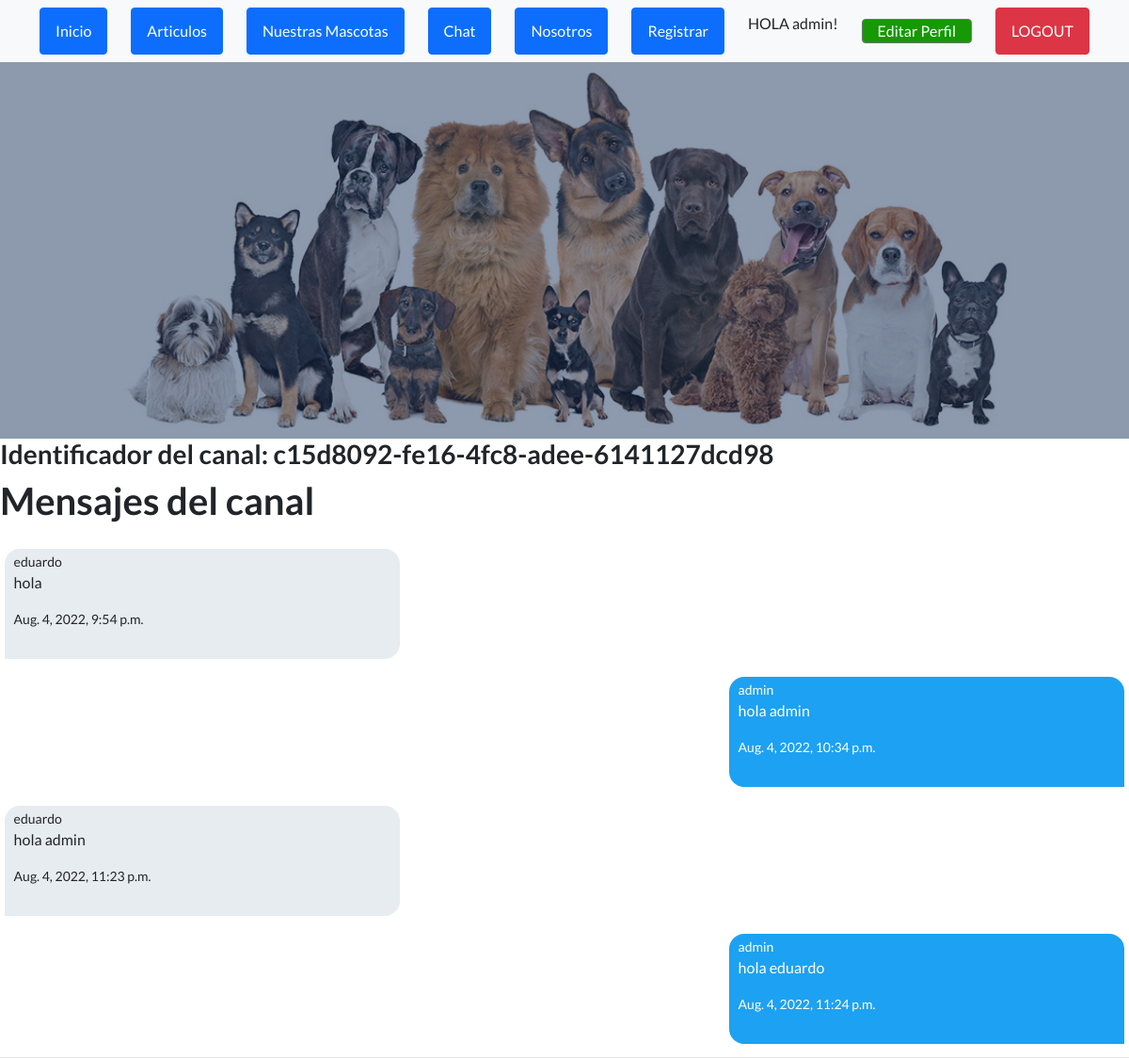
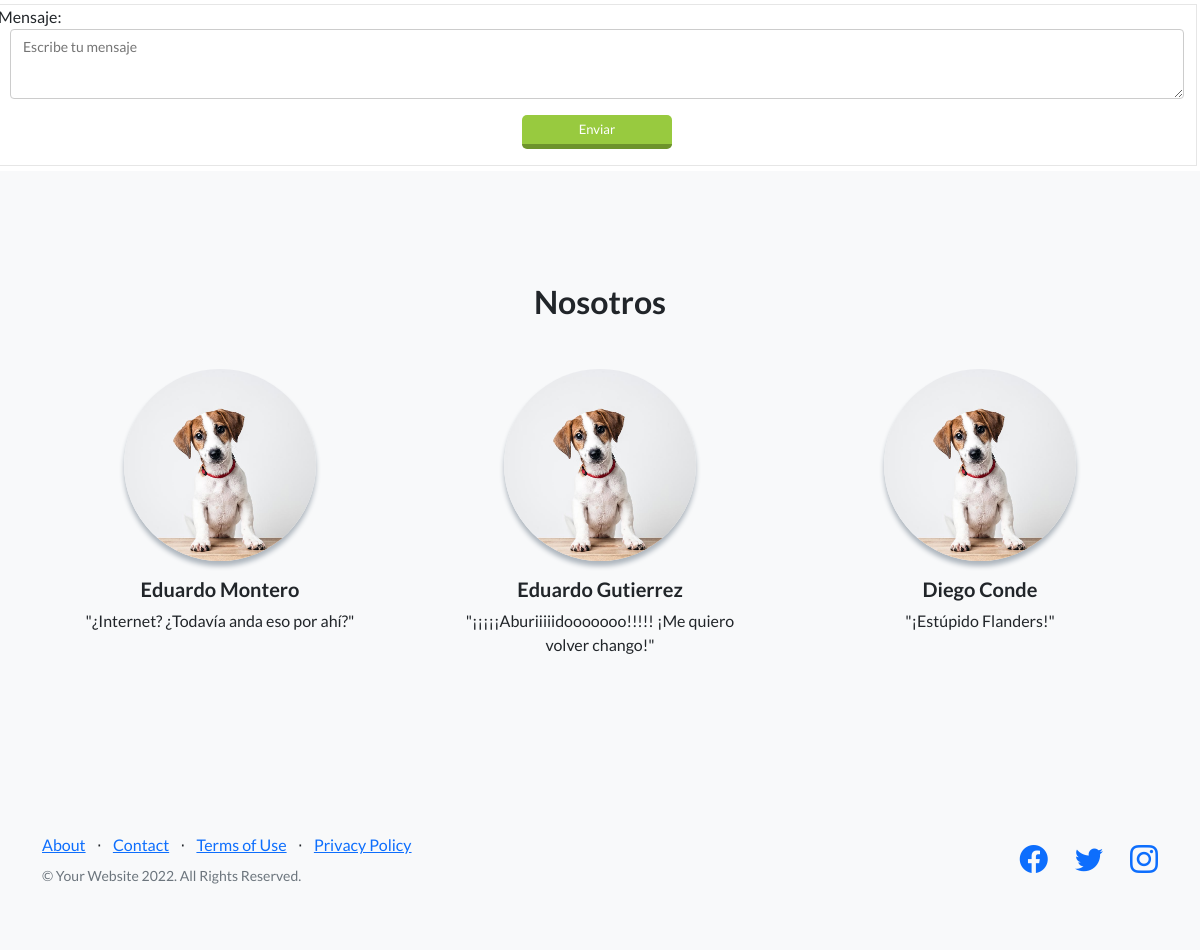
Screenshot of /canal/c15d8092fe164fc8adee6141127dcd98 (signed in) with the database file from the repository (2 pictures, top to bottom).
### Dm/models.py (models this page shows)
class ModelBase(models.Model):
	id = models.UUIDField(default=uuid.uuid4, primary_key=True, db_index=True, editable=False)
	tiempo = models.DateTimeField(auto_now_add=True)
	actualizar = models.DateTimeField(auto_now=True)
	class Meta:
		abstract = True

class Canal(ModelBase):
	usuarios = models.ManyToManyField(User, blank=True, through=CanalUsuario)
	objects = CanalManager()

class CanalMensaje(ModelBase):
	canal   = models.ForeignKey("Canal", on_delete=models.CASCADE)
	usuario = models.ForeignKey(User, on_delete=models.CASCADE)
	texto =  models.TextField()

### Dm/views.py (the view)
class CanalDetailView(LoginRequiredMixin, CanalFormMixin, DetailView):
	template_name= 'Dm/canal_detail.html'
	queryset = Canal.objects.all()
	def get_context_data(self, *args, **kwargs):
		context = super().get_context_data(*args, **kwargs)
		obj = context['object']
		print(obj)
		context['si_canal_mienbro'] = self.request.user in obj.usuarios.all()
		return context

### Dm/forms.py
class FormMensajes(forms.Form):
	mensaje = forms.CharField(widget=forms.Textarea(attrs = {
			"class": "formulario_ms",
			"placeholder":"Escribe tu mensaje"
		}))

### Dm/templates/Dm/canal_detail.html (shortened to what this page needs)
{% extends 'App/padre.html' %}
{% block cambia %}
	<h3>Identificador del canal: {{object.id}}</h3>
	<h1>Mensajes del canal</h1>
	<div id="contenedor_ms">
	{% for mensaje in object.canalmensaje_set.all %}
		<div class="div_ms {% if request.user == mensaje.usuario %}mis_mensajes
		{% else %} tus_mensajes{% endif %}">
			<small>{{mensaje.usuario}}</small>
			<p>{{mensaje.texto}}</p>
			<small>{{mensaje.tiempo}}</small>
		</div>
	{% endfor %}
	</div>
	<div class="div_form_ms">
		<form id="form_submit" action="{{ request.path }}" method="POST">
			{{form.as_p}}
			<button type="submit" class="btn_enviar">
				Enviar
			</button>
	</form>
	</div>
{% endblock %}

### App/templates/App/padre.html (shortened to what this page needs)
<!DOCTYPE html>
<html lang="en">
    <head>
        {% load static %}
        <link href="https://cdn.jsdelivr.net/npm/bootstrap-icons@1.5.0/font/bootstrap-icons.css" rel="stylesheet" type="text/css" />
        <link href="{% static 'App/css/styles.css'%}" rel="stylesheet" />
    </head>
    <body>
        <nav class="navbar navbar-light bg-light static-top">
            <div class="container">
                <a class="btn btn-primary" href="{% url 'Inicio' %}">Inicio</a>
                <a class="btn btn-primary" href="{% url 'Inicio' %}">Articulos</a>
                <a class="btn btn-primary" href="{% url 'nuestrasmascotas' %}">Nuestras Mascotas</a>
                <a class="btn btn-primary" href="{% url 'inbox' %}">Chat</a>
                <a class="btn btn-primary" href="{% url 'Nosotros' %}">Nosotros</a>
                <a class="btn btn-primary" href="{% url 'register' %}">Registrar</a>
                {% if not request.user.is_authenticated %}
                <a class="btn btn-danger" href="{% url 'login' %}">LOGIN</a>
                {% else %}
                <p> HOLA {{ request.user.username }}!</p>
                <a class="btn btn-crud-editar_perfil" href="{% url 'editarperfil' %}">Editar Perfil</a>
                <a class="btn btn-danger" href="{% url 'logout' %}">LOGOUT</a>
                {% endif %}
            </div>
        </nav>
        <header class="masthead">
            <div class="container position-relative">
                <div class="row justify-content-center">
                    <div class="col-xl-6">
                    </div>
                </div>
            </div>
        </header>
        {% block cambia %}
        {% endblock %}
        <section class="testimonials text-center bg-light">
            <div class="container">
                <h2 class="mb-5">Nosotros</h2>
                <div class="row">
                    <div class="col-lg-4">
                        <div class="testimonial-item mx-auto mb-5 mb-lg-0">
                            <img class="img-fluid rounded-circle mb-3" src="/mascotas/perro_uRommvI.jpg" alt="..." />
                            <h5>Eduardo Montero</h5>
                            <p class="font-weight-light mb-0">"¿Internet? ¿Todavía anda eso por ahí?"</p>
                        </div>
                    </div>
                    <div class="col-lg-4">
                        <div class="testimonial-item mx-auto mb-5 mb-lg-0">
                            <img class="img-fluid rounded-circle mb-3" src="/mascotas/perro_uRommvI.jpg" alt="..." />
                            <h5>Eduardo Gutierrez</h5>
                            <p class="font-weight-light mb-0">"¡¡¡¡¡Aburiiiiidooooooo!!!!! ¡Me quiero volver chango!"</p>
                        </div>
                    </div>
                    <div class="col-lg-4">
                        <div class="testimonial-item mx-auto mb-5 mb-lg-0">
                            <img class="img-fluid rounded-circle mb-3" src="/mascotas/perro_uRommvI.jpg" alt="..." />
                            <h5>Diego Conde</h5>
                            <p class="font-weight-light mb-0">"¡Estúpido Flanders!"</p>
                        </div>
                    </div>
                </div>
            </div>
        </section>
        <footer class="footer bg-light">
            <div class="container">
                <div class="row">
                    <div class="col-lg-6 h-100 text-center text-lg-start my-auto">
                        <ul class="list-inline mb-2">
                            <li class="list-inline-item"><a href="#!">About</a></li>
                            <li class="list-inline-item">⋅</li>
                            <li class="list-inline-item"><a href="#!">Contact</a></li>
                            <li class="list-inline-item">⋅</li>
                            <li class="list-inline-item"><a href="#!">Terms of Use</a></li>
                            <li class="list-inline-item">⋅</li>
                            <li class="list-inline-item"><a href="#!">Privacy Policy</a></li>
                        </ul>
                        <p class="text-muted small mb-4 mb-lg-0">&copy; Your Website 2022. All Rights Reserved.</p>
                    </div>
                    <div class="col-lg-6 h-100 text-center text-lg-end my-auto">
                        <ul class="list-inline mb-0">
                            <li class="list-inline-item me-4">
                                <a href="#!"><i class="bi-facebook fs-3"></i></a>
                            </li>
                            <li class="list-inline-item me-4">
                                <a href="#!"><i class="bi-twitter fs-3"></i></a>
                            </li>
                            <li class="list-inline-item">
                                <a href="#!"><i class="bi-instagram fs-3"></i></a>
                            </li>
                        </ul>
                    </div>
                </div>
            </div>
        </footer>
    </body>
</html>

### Dm/templates/Dm/canal_detail.html (style rules this page uses)
#contenedor_ms { width: 100%; height: calc(70vh); margin: 5px 0; overflow-y: auto; border-bottom: 1px solid #e6e6e6; background: #fff; }
.div_ms { margin: 1.2rem auto; width: 35%; padding: 0.2rem 0.6rem 02rem 0.6rem; }
.mis_mensajes { margin-right: 5px; background-color:rgb(29, 161, 242); color: #fff; border-bottom-left-radius: 16px; border-top-left-radius: 16px; border-top-right-radius: 16px; }
.tus_mensajes { background: rgb(230, 236, 240); margin-left: 5px; border-bottom-right-radius: 16px; border-top-left-radius: 16px; border-top-right-radius: 16px; }
.div_form_ms { width: 100%; margin-top: 5px; margin-bottom: 5px; margin-left: -3px; border:1px solid #e6e6e6; }
#id_mensaje { display: block; padding: 6px 12px; margin-left: 1%; margin-right: 1%; width: 98%; min-width: 98%; max-width: 98%; height: 70px; min-height: 70px; max-height: 70px; box-sizing: border-box; font-size: 14px; color: #333; border:1px solid #ccc; border-radius: 4px; }
.btn_enviar { background: #98ca3f; color: #fff; padding: 5px 10px; border-radius: 5px; border:none; outline: none; border-bottom: 5px solid #6d932b; width: 150px; cursor: pointer; display: block; margin: 10px auto; font-size: 13px; transition: 0.3; }

### rows the page displays
Canal: id "c15d8092-fe16-4fc8-adee-6141127dcd98"
CanalMensaje: usuario "eduardo", texto "hola", tiempo "Aug. 4, 2022, 9:54 p.m."
CanalMensaje: usuario "admin", texto "hola admin", tiempo "Aug. 4, 2022, 10:34 p.m."
CanalMensaje: usuario "eduardo", texto "hola admin", tiempo "Aug. 4, 2022, 11:23 p.m."
CanalMensaje: usuario "admin", texto "hola eduardo", tiempo "Aug. 4, 2022, 11:24 p.m."

### other values shown
{{ request.user.username }} "admin"
